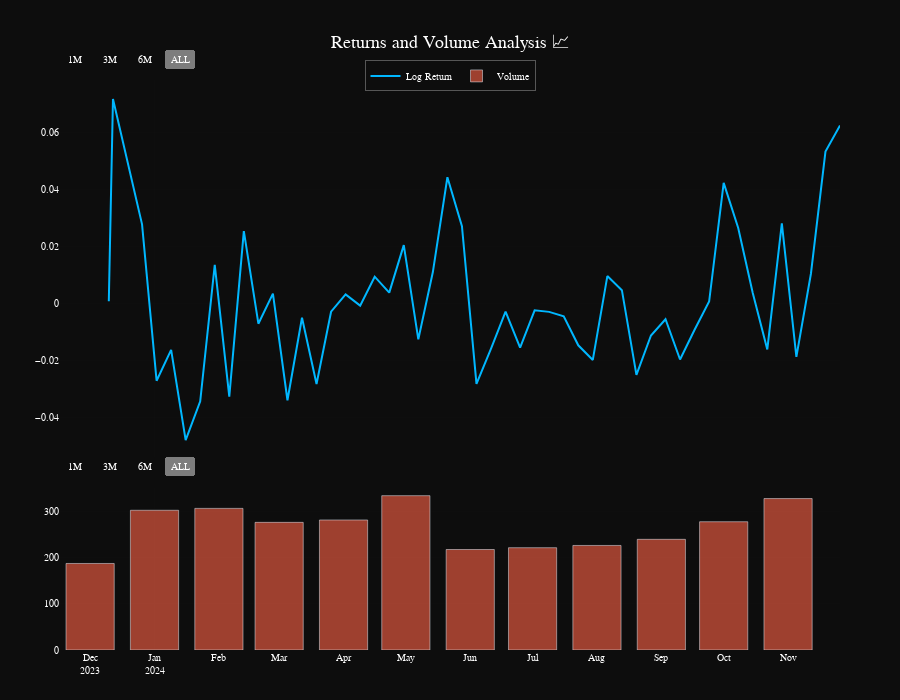

Here is the notebook cell this chart was saved with:
### Code cell
returns

### Figure 1 — Plotly figure (JSON) as saved in the notebook; plotly's stock layout.template omitted (floating-point values rounded to 4 significant figures)
{"data": [{"line": {"color": "rgb(0, 183, 255)", "width": 2}, "name": "Log Return", "type": "scatter", "x": ["2023-12-03T00:00:00", "2023-12-10T00:00:00", "2023-12-12T00:00:00", "2023-12-26T00:00:00", "2024-01-02T00:00:00", "2024-01-09T00:00:00", "2024-01-16T00:00:00", "2024-01-23T00:00:00", "2024-01-30T00:00:00", "2024-02-06T00:00:00", "2024-02-13T00:00:00", "2024-02-20T00:00:00", "2024-02-27T00:00:00", "2024-03-05T00:00:00", "2024-03-12T00:00:00", "2024-03-19T00:00:00", "2024-03-26T00:00:00", "2024-04-02T00:00:00", "2024-04-09T00:00:00", "2024-04-16T00:00:00", "2024-04-23T00:00:00", "2024-04-30T00:00:00", "2024-05-07T00:00:00", "2024-05-14T00:00:00", "2024-05-21T00:00:00", "2024-05-28T00:00:00", "2024-06-04T00:00:00", "2024-06-11T00:00:00", "2024-06-18T00:00:00", "2024-06-25T00:00:00", "2024-07-02T00:00:00", "2024-07-09T00:00:00", "2024-07-16T00:00:00", "2024-07-23T00:00:00", "2024-07-30T00:00:00", "2024-08-06T00:00:00", "2024-08-13T00:00:00", "2024-08-20T00:00:00", "2024-08-27T00:00:00", "2024-09-03T00:00:00", "2024-09-10T00:00:00", "2024-09-17T00:00:00", "2024-09-24T00:00:00", "2024-10-01T00:00:00", "2024-10-08T00:00:00", "2024-10-15T00:00:00", "2024-10-22T00:00:00", "2024-10-29T00:00:00", "2024-11-05T00:00:00", "2024-11-12T00:00:00", "2024-11-19T00:00:00", "2024-11-26T00:00:00"], "xaxis": "x", "y": [null, 0.0006636, 0.07167, 0.02766, -0.0272, -0.01639, -0.04804, -0.03444, 0.01348, -0.0328, 0.02532, -0.007194, 0.003349, -0.03406, -0.005113, -0.02833, -0.002975, 0.003096, -0.0008489, 0.009298, 0.003719, 0.02039, -0.01269, 0.01093, 0.0442, 0.02702, -0.02831, -0.01595, -0.002979, -0.01561, -0.002509, -0.003043, -0.004582, -0.01477, -0.01991, 0.009524, 0.004578, -0.02513, -0.01134, -0.005626, -0.01975, -0.009314, 0.0005806, 0.04224, 0.02642, 0.003606, -0.01621, 0.02802, -0.01885, 0.01034, 0.05322, 0.06237], "yaxis": "y"}, {"marker": {"color": "rgba(255, 99, 71, 0.6)"}, "name": "Volume", "type": "bar", "x": ["2023-12-01T00:00:00", "2024-01-01T00:00:00", "2024-02-01T00:00:00", "2024-03-01T00:00:00", "2024-04-01T00:00:00", "2024-05-01T00:00:00", "2024-06-01T00:00:00", "2024-07-01T00:00:00", "2024-08-01T00:00:00", "2024-09-01T00:00:00", "2024-10-01T00:00:00", "2024-11-01T00:00:00"], "xaxis": "x2", "y": [187.2, 302.4, 306.5, 276.2, 281.4, 334, 217.5, 221.4, 226.2, 239.5, 277.6, 327.8], "yaxis": "y2"}], "layout": {"font": {"color": "white", "family": "Courier New", "size": 10}, "height": 700, "hovermode": "x unified", "legend": {"bgcolor": "rgba(13, 13, 13, 0.8)", "bordercolor": "rgba(255, 255, 255, 0.3)", "borderwidth": 1, "orientation": "h", "x": 0.5, "xanchor": "center", "y": 0.98, "yanchor": "bottom"}, "margin": {"b": 50, "l": 60, "r": 60, "t": 80}, "paper_bgcolor": "rgb(13, 13, 13)", "plot_bgcolor": "rgb(13, 13, 13)", "showlegend": true, "title": {"font": {"color": "white", "family": "Courier New", "size": 18}, "text": "Returns and Volume Analysis 📈", "x": 0.5, "xanchor": "center", "y": 0.95, "yanchor": "top"}, "xaxis": {"anchor": "y", "domain": [0, 1], "dtick": "M1", "gridcolor": "rgba(255, 255, 255, 0.03)", "gridwidth": 0.3, "matches": "x2", "rangeselector": {"bgcolor": "rgba(13, 13, 13, 0.8)", "buttons": [{"count": 1, "label": "1M", "step": "month", "stepmode": "backward"}, {"count": 3, "label": "3M", "step": "month", "stepmode": "backward"}, {"count": 6, "label": "6M", "step": "month", "stepmode": "backward"}, {"label": "ALL", "step": "all"}], "font": {"color": "white"}}, "showgrid": true, "showticklabels": false, "tickformat": "%b\n%Y", "zeroline": false}, "xaxis2": {"anchor": "y2", "domain": [0, 1], "dtick": "M1", "gridcolor": "rgba(255, 255, 255, 0.03)", "gridwidth": 0.3, "rangeselector": {"bgcolor": "rgba(13, 13, 13, 0.8)", "buttons": [{"count": 1, "label": "1M", "step": "month", "stepmode": "backward"}, {"count": 3, "label": "3M", "step": "month", "stepmode": "backward"}, {"count": 6, "label": "6M", "step": "month", "stepmode": "backward"}, {"label": "ALL", "step": "all"}], "font": {"color": "white"}}, "showgrid": true, "tickformat": "%b\n%Y", "zeroline": false}, "yaxis": {"anchor": "x", "domain": [0.335, 1.0], "gridcolor": "rgba(255, 255, 255, 0.03)", "gridwidth": 0.3, "showgrid": true, "zeroline": false}, "yaxis2": {"anchor": "x2", "domain": [0, 0.285], "gridcolor": "rgba(255, 255, 255, 0.03)", "gridwidth": 0.3, "showgrid": true, "zeroline": false}}}
